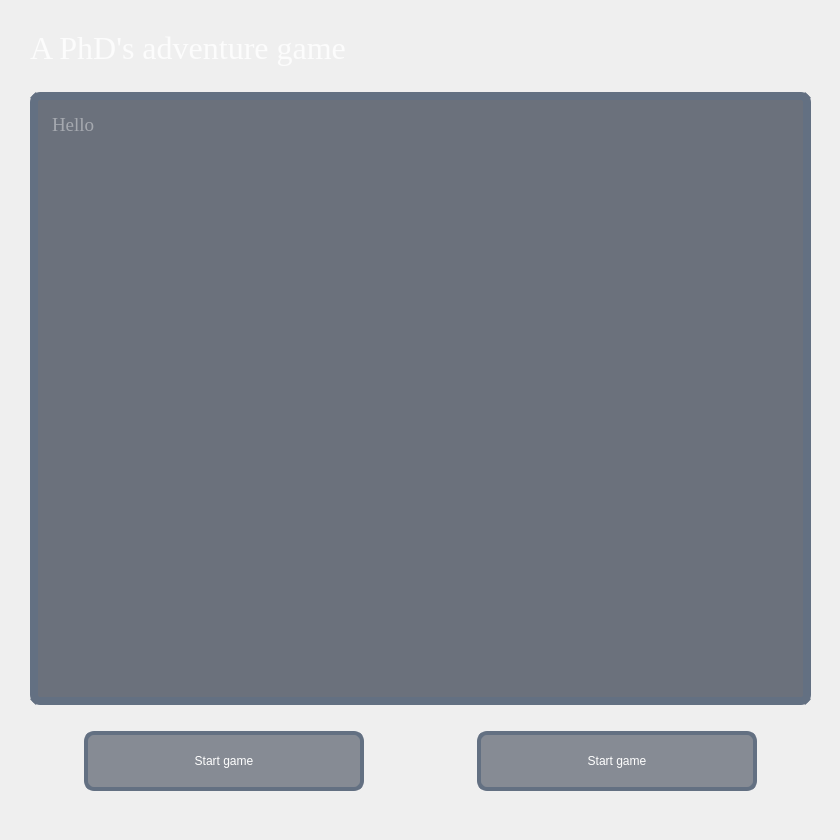
<?xml version="1.0" encoding="UTF-8"?>
<ui version="4.0">
 <class>MainWindow</class>
 <widget class="QMainWindow" name="MainWindow">
  <property name="geometry">
   <rect>
    <x>0</x>
    <y>0</y>
    <width>840</width>
    <height>840</height>
   </rect>
  </property>
  <property name="sizePolicy">
   <sizepolicy hsizetype="Minimum" vsizetype="Minimum">
    <horstretch>0</horstretch>
    <verstretch>0</verstretch>
   </sizepolicy>
  </property>
  <property name="minimumSize">
   <size>
    <width>840</width>
    <height>840</height>
   </size>
  </property>
  <property name="maximumSize">
   <size>
    <width>840</width>
    <height>840</height>
   </size>
  </property>
  <property name="windowTitle">
   <string>A PhD's adventure game</string>
  </property>
  <property name="styleSheet">
   <string notr="true">background-image:url(resources/bkg_1.jpg)</string>
  </property>
  <property name="unifiedTitleAndToolBarOnMac">
   <bool>true</bool>
  </property>
  <widget class="QWidget" name="centralwidget">
   <property name="styleSheet">
    <string notr="true">background-color:&quot;./bkg_1_small.jpg&quot;</string>
   </property>
   <widget class="QWidget" name="verticalLayoutWidget">
    <property name="geometry">
     <rect>
      <x>10</x>
      <y>10</y>
      <width>821</width>
      <height>821</height>
     </rect>
    </property>
    <layout class="QVBoxLayout" name="verticalLayout">
     <property name="leftMargin">
      <number>20</number>
     </property>
     <property name="topMargin">
      <number>20</number>
     </property>
     <property name="rightMargin">
      <number>20</number>
     </property>
     <property name="bottomMargin">
      <number>20</number>
     </property>
     <item>
      <widget class="QLabel" name="title">
       <property name="font">
        <font>
         <family>Times New Roman</family>
         <pointsize>24</pointsize>
        </font>
       </property>
       <property name="styleSheet">
        <string notr="true">color: rgba(255,255,255,200)</string>
       </property>
       <property name="text">
        <string>A PhD's adventure game</string>
       </property>
      </widget>
     </item>
     <item>
      <spacer name="verticalSpacer_3">
       <property name="orientation">
        <enum>Qt::Vertical</enum>
       </property>
       <property name="sizeHint" stdset="0">
        <size>
         <width>20</width>
         <height>20</height>
        </size>
       </property>
      </spacer>
     </item>
     <item>
      <widget class="QTextEdit" name="textArea">
       <property name="sizePolicy">
        <sizepolicy hsizetype="Expanding" vsizetype="Expanding">
         <horstretch>1</horstretch>
         <verstretch>1</verstretch>
        </sizepolicy>
       </property>
       <property name="minimumSize">
        <size>
         <width>0</width>
         <height>500</height>
        </size>
       </property>
       <property name="maximumSize">
        <size>
         <width>16777215</width>
         <height>800</height>
        </size>
       </property>
       <property name="font">
        <font>
         <family>Times New Roman</family>
         <pointsize>14</pointsize>
        </font>
       </property>
       <property name="autoFillBackground">
        <bool>false</bool>
       </property>
       <property name="styleSheet">
        <string notr="true">color: rgba(255, 255, 255, 200);
background: rgba(15, 26, 44, 150);
border: 8px solid rgb(99, 112, 130);
border-radius: 10px;
padding: 10px</string>
       </property>
       <property name="readOnly">
        <bool>true</bool>
       </property>
       <property name="placeholderText">
        <string>Hello</string>
       </property>
      </widget>
     </item>
     <item>
      <spacer name="verticalSpacer">
       <property name="orientation">
        <enum>Qt::Vertical</enum>
       </property>
       <property name="sizeHint" stdset="0">
        <size>
         <width>20</width>
         <height>20</height>
        </size>
       </property>
      </spacer>
     </item>
     <item>
      <layout class="QHBoxLayout" name="horizontalLayout">
       <property name="topMargin">
        <number>0</number>
       </property>
       <item>
        <spacer name="horizontalSpacer_2">
         <property name="orientation">
          <enum>Qt::Horizontal</enum>
         </property>
         <property name="sizeHint" stdset="0">
          <size>
           <width>20</width>
           <height>20</height>
          </size>
         </property>
        </spacer>
       </item>
       <item>
        <widget class="QPushButton" name="btn_false">
         <property name="sizePolicy">
          <sizepolicy hsizetype="MinimumExpanding" vsizetype="Fixed">
           <horstretch>0</horstretch>
           <verstretch>0</verstretch>
          </sizepolicy>
         </property>
         <property name="minimumSize">
          <size>
           <width>280</width>
           <height>60</height>
          </size>
         </property>
         <property name="styleSheet">
          <string notr="true">QPushButton{color: rgb(255, 255, 255);
background: rgba(15, 26, 44,120);
font: 14pt &quot;Times New Roman&quot;;
border-color: rgb(99, 112, 130);
border-style: solid;
border-width: 4px;
border-radius: 10px;
padding: 10px 20px 10px 20px;
}
QPushButton::hover{
background:rgb(99, 112, 130);
color:rgb(7, 12, 20);
font: bold;
padding: 10px 10px 10px 10px;
}</string>
         </property>
         <property name="text">
          <string>Start game</string>
         </property>
         <property name="shortcut">
          <string>1</string>
         </property>
        </widget>
       </item>
       <item>
        <spacer name="horizontalSpacer_4">
         <property name="orientation">
          <enum>Qt::Horizontal</enum>
         </property>
         <property name="sizeHint" stdset="0">
          <size>
           <width>20</width>
           <height>20</height>
          </size>
         </property>
        </spacer>
       </item>
       <item>
        <spacer name="horizontalSpacer">
         <property name="orientation">
          <enum>Qt::Horizontal</enum>
         </property>
         <property name="sizeHint" stdset="0">
          <size>
           <width>20</width>
           <height>20</height>
          </size>
         </property>
        </spacer>
       </item>
       <item>
        <widget class="QPushButton" name="btn_true">
         <property name="enabled">
          <bool>true</bool>
         </property>
         <property name="sizePolicy">
          <sizepolicy hsizetype="MinimumExpanding" vsizetype="Fixed">
           <horstretch>0</horstretch>
           <verstretch>0</verstretch>
          </sizepolicy>
         </property>
         <property name="minimumSize">
          <size>
           <width>280</width>
           <height>60</height>
          </size>
         </property>
         <property name="styleSheet">
          <string notr="true">QPushButton{color: rgb(255, 255, 255);
background: rgba(15, 26, 44,120);
font: 14pt &quot;Times New Roman&quot;;
border-color: rgb(99, 112, 130);
border-style: solid;
border-width: 4px;
border-radius: 10px;
padding: 10px 20px 10px 20px;
}
QPushButton::hover{
background:rgb(99, 112, 130);
color:rgb(7, 12, 20);
font: bold;
padding: 10px 10px 10px 10px;
}</string>
         </property>
         <property name="text">
          <string>Start game</string>
         </property>
         <property name="shortcut">
          <string>2</string>
         </property>
        </widget>
       </item>
       <item>
        <spacer name="horizontalSpacer_3">
         <property name="orientation">
          <enum>Qt::Horizontal</enum>
         </property>
         <property name="sizeHint" stdset="0">
          <size>
           <width>20</width>
           <height>20</height>
          </size>
         </property>
        </spacer>
       </item>
      </layout>
     </item>
     <item>
      <spacer name="verticalSpacer_2">
       <property name="orientation">
        <enum>Qt::Vertical</enum>
       </property>
       <property name="sizeHint" stdset="0">
        <size>
         <width>20</width>
         <height>20</height>
        </size>
       </property>
      </spacer>
     </item>
    </layout>
   </widget>
  </widget>
 </widget>
 <resources/>
 <connections/>
</ui>
